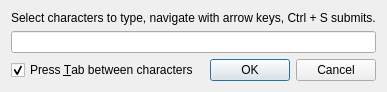
<?xml version="1.0" encoding="UTF-8"?>
<ui version="4.0">
 <class>PickcharsDialog</class>
 <widget class="QDialog" name="PickcharsDialog">
  <property name="geometry">
   <rect>
    <x>0</x>
    <y>0</y>
    <width>418</width>
    <height>188</height>
   </rect>
  </property>
  <property name="windowTitle">
   <string>KeePassXC - Pick Characters</string>
  </property>
  <layout class="QVBoxLayout" name="verticalLayout">
   <property name="sizeConstraint">
    <enum>QLayout::SetFixedSize</enum>
   </property>
   <item>
    <widget class="QLabel" name="label">
     <property name="sizePolicy">
      <sizepolicy hsizetype="Preferred" vsizetype="Fixed">
       <horstretch>0</horstretch>
       <verstretch>0</verstretch>
      </sizepolicy>
     </property>
     <property name="text">
      <string>Select characters to type, navigate with arrow keys, Ctrl + S submits.</string>
     </property>
    </widget>
   </item>
   <item>
    <layout class="QGridLayout" name="charsGrid"/>
   </item>
   <item>
    <widget class="PasswordWidget" name="selectedChars">
     <property name="sizePolicy">
      <sizepolicy hsizetype="MinimumExpanding" vsizetype="Fixed">
       <horstretch>0</horstretch>
       <verstretch>0</verstretch>
      </sizepolicy>
     </property>
     <property name="minimumSize">
      <size>
       <width>150</width>
       <height>0</height>
      </size>
     </property>
    </widget>
   </item>
   <item>
    <layout class="QHBoxLayout" name="horizontalLayout">
     <item>
      <widget class="QCheckBox" name="pressTab">
       <property name="text">
        <string>Press &amp;Tab between characters</string>
       </property>
       <property name="checked">
        <bool>true</bool>
       </property>
      </widget>
     </item>
     <item>
      <widget class="QDialogButtonBox" name="buttonBox">
       <property name="standardButtons">
        <set>QDialogButtonBox::Cancel|QDialogButtonBox::Ok</set>
       </property>
      </widget>
     </item>
    </layout>
   </item>
  </layout>
 </widget>
 <customwidgets>
  <customwidget>
   <class>PasswordWidget</class>
   <extends>QLineEdit</extends>
   <header>gui/PasswordWidget.h</header>
   <container>1</container>
  </customwidget>
 </customwidgets>
 <tabstops>
  <tabstop>selectedChars</tabstop>
 </tabstops>
 <resources/>
 <connections/>
</ui>
